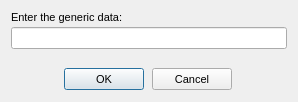
<?xml version="1.0"?>
<ui version="4.0">
  <class>DallasGenericPromptDialog</class>
  <widget class="QDialog" name="IDD_DALLAS_GENERIC_PROMPT_DIALOG">
    <property name="geometry">
      <rect>
        <x>0</x>
        <y>0</y>
        <width>298</width>
        <height>102</height>
      </rect>
    </property>
    <property name="windowTitle">
      <string>Generic Prompt Dialog</string>
    </property>
    <property name="font">
      <font>
        <family>Liberation Sans</family>
        <pointsize>8</pointsize>
        <bold>false</bold>
        <italic>false</italic>
      </font>
    </property>
    <property name="enabled">
      <bool>true</bool>
    </property>
    <property name="windowFlags">
      <set>Qt::Dialog|Qt::WindowCloseButtonHint</set>
    </property>
    <property name="minimumSize">
      <size>
        <width>298</width>
        <height>102</height>
      </size>
    </property>
    <property name="maximumSize">
      <size>
        <width>298</width>
        <height>102</height>
      </size>
    </property>
    <widget class="QLabel" name="IDC_GENERIC_PROMPT_STATIC">
      <property name="geometry">
        <rect>
          <x>11</x>
          <y>11</y>
          <width>276</width>
          <height>13</height>
        </rect>
      </property>
      <property name="text">
        <string>Enter the generic data:</string>
      </property>
      <property name="visible">
        <bool>true</bool>
      </property>
      <property name="enabled">
        <bool>true</bool>
      </property>
      <property name="alignment">
        <set>Qt::AlignLeft</set>
      </property>
    </widget>
    <widget class="QLineEdit" name="IDC_GENERIC_DATA_EDIT">
      <property name="geometry">
        <rect>
          <x>11</x>
          <y>27</y>
          <width>276</width>
          <height>22</height>
        </rect>
      </property>
      <property name="visible">
        <bool>true</bool>
      </property>
      <property name="enabled">
        <bool>true</bool>
      </property>
    </widget>
    <widget class="QPushButton" name="IDOK">
      <property name="geometry">
        <rect>
          <x>64</x>
          <y>68</y>
          <width>80</width>
          <height>22</height>
        </rect>
      </property>
      <property name="text">
        <string>OK</string>
      </property>
      <property name="visible">
        <bool>true</bool>
      </property>
      <property name="enabled">
        <bool>true</bool>
      </property>
      <property name="default">
        <bool>true</bool>
      </property>
      <property name="autoDefault">
        <bool>true</bool>
      </property>
    </widget>
    <widget class="QPushButton" name="IDCANCEL">
      <property name="geometry">
        <rect>
          <x>152</x>
          <y>68</y>
          <width>80</width>
          <height>22</height>
        </rect>
      </property>
      <property name="text">
        <string>Cancel</string>
      </property>
      <property name="visible">
        <bool>true</bool>
      </property>
      <property name="enabled">
        <bool>true</bool>
      </property>
      <property name="default">
        <bool>false</bool>
      </property>
      <property name="autoDefault">
        <bool>false</bool>
      </property>
    </widget>
  </widget>
</ui>
